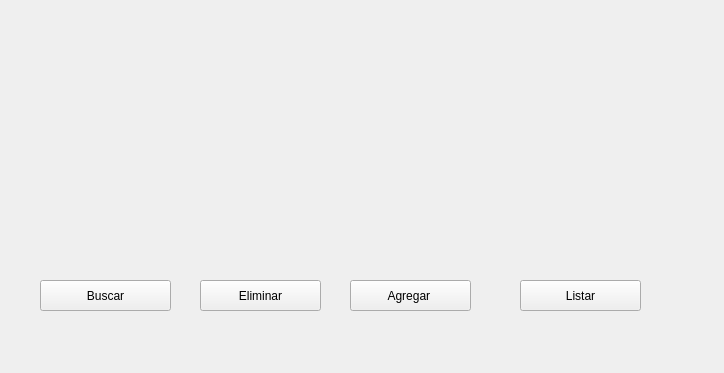
<?xml version="1.0" encoding="UTF-8"?>
<ui version="4.0">
 <class>Registro</class>
 <widget class="QWidget" name="Registro">
  <property name="geometry">
   <rect>
    <x>0</x>
    <y>0</y>
    <width>724</width>
    <height>373</height>
   </rect>
  </property>
  <property name="windowTitle">
   <string>Form</string>
  </property>
  <widget class="QLabel" name="label">
   <property name="geometry">
    <rect>
     <x>30</x>
     <y>10</y>
     <width>651</width>
     <height>251</height>
    </rect>
   </property>
   <property name="text">
    <string/>
   </property>
   <property name="pixmap">
    <pixmap>imagenes/Bienvenido.jpg</pixmap>
   </property>
   <property name="scaledContents">
    <bool>true</bool>
   </property>
  </widget>
  <widget class="QPushButton" name="pushButton">
   <property name="geometry">
    <rect>
     <x>40</x>
     <y>280</y>
     <width>131</width>
     <height>31</height>
    </rect>
   </property>
   <property name="text">
    <string>Buscar</string>
   </property>
  </widget>
  <widget class="QPushButton" name="pushButton_2">
   <property name="geometry">
    <rect>
     <x>200</x>
     <y>280</y>
     <width>121</width>
     <height>31</height>
    </rect>
   </property>
   <property name="text">
    <string>Eliminar</string>
   </property>
  </widget>
  <widget class="QPushButton" name="pushButton_3">
   <property name="geometry">
    <rect>
     <x>350</x>
     <y>280</y>
     <width>121</width>
     <height>31</height>
    </rect>
   </property>
   <property name="text">
    <string>Agregar </string>
   </property>
  </widget>
  <widget class="QPushButton" name="pushButton_4">
   <property name="geometry">
    <rect>
     <x>520</x>
     <y>280</y>
     <width>121</width>
     <height>31</height>
    </rect>
   </property>
   <property name="text">
    <string>Listar</string>
   </property>
  </widget>
 </widget>
 <resources/>
 <connections/>
</ui>
